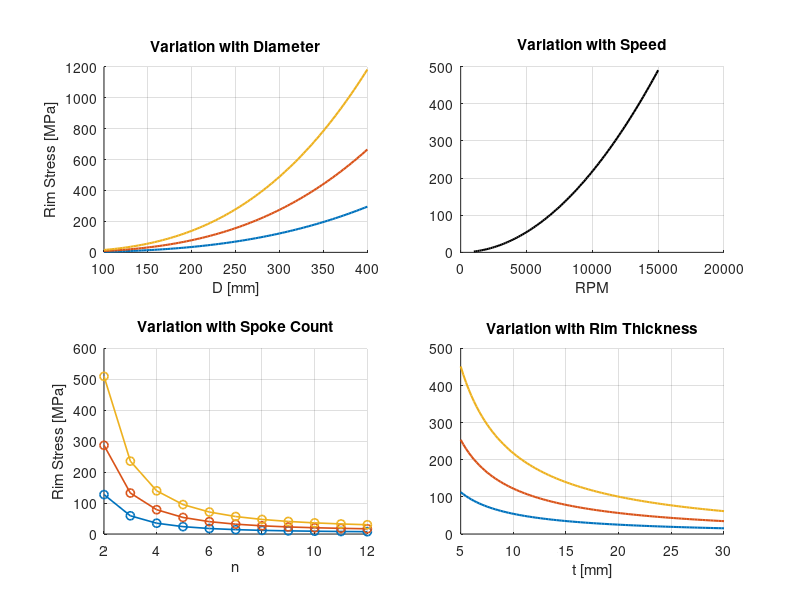

Write the MATLAB code that produced this figure. (Note: this script raises an error after producing the figure.)
% Initial Problem Investigation: Multi-Baseline Rim Stress
clear; clc;

% --- New Nominal Parameters (Regular Scale) ---
rho = 2700; 
D_nom = 0.20;       % 200 mm
t_nom = 0.015;      % 15 mm
n_nom = 4;
RPM_nom = 6000;
Omega_nom = RPM_nom * (2*pi/60);

% --- Baselines to Compare ---
Omega_list = [4000, 6000, 8000] * (2*pi/60); 
colors = {'#0072BD', '#D95319', '#EDB120'}; % Blue, Orange, Yellow
labels = {'4000 RPM', '6000 RPM', '8000 RPM'};

% --- Define Ranges ---
D_vec = linspace(0.10, 0.40, 100); 
W_vec = linspace(1000, 15000, 100) * (2*pi/60); 
n_vec = 2:12;
t_vec = linspace(0.005, 0.030, 100);

figure('Color', 'w', 'Position', [100, 100, 1000, 700]);

for i = 1:3
    O = Omega_list(i);
    
    % 1. Stress vs Diameter (D)
    subplot(2,2,1); hold on;
    R_d = (D_vec - t_nom)/2;
    sig_t = rho * (R_d.^2) * (O^2);
    sig_b = (19.74 * rho * (O^2) * (R_d.^3)) ./ ((n_nom^2) * t_nom);
    plot(D_vec*1000, (sig_t + sig_b)/1e6, 'Color', colors{i}, 'LineWidth', 1.5);
    title('Variation with Diameter'); xlabel('D [mm]'); ylabel('Rim Stress [MPa]'); grid on;

    % 2. Stress vs Rotational Speed (Omega)
    subplot(2,2,2); hold on;
    R_nom = (D_nom - t_nom)/2;
    sig_t = rho * (R_nom^2) * (W_vec.^2);
    sig_b = (19.74 * rho * (W_vec.^2) * (R_nom^3)) ./ ((n_nom^2) * t_nom);
    if i == 2, plot(W_vec * 60 / (2*pi), (sig_t + sig_b)/1e6, 'k', 'LineWidth', 1.5); end
    title('Variation with Speed'); xlabel('RPM'); grid on;

    % 3. Stress vs Number of Spokes (n)
    subplot(2,2,3); hold on;
    sig_t = rho * (R_nom^2) * (O^2);
    sig_b = (19.74 * rho * (O^2) * (R_nom^3)) ./ ((n_vec.^2) * t_nom);
    plot(n_vec, (sig_t + sig_b)/1e6, 'o-', 'Color', colors{i}, 'LineWidth', 1.2);
    title('Variation with Spoke Count'); xlabel('n'); ylabel('Rim Stress [MPa]'); grid on;

    % 4. Stress vs Rim Thickness (t_ring)
    subplot(2,2,4); hold on;
    R_t = (D_nom - t_vec)/2;
    sig_t = rho * (R_t.^2) * (O^2);
    sig_b = (19.74 * rho * (O^2) * (R_t.^3)) ./ ((n_nom^2) .* t_vec);
    plot(t_vec*1000, (sig_t + sig_b)/1e6, 'Color', colors{i}, 'LineWidth', 1.5);
    title('Variation with Rim Thickness'); xlabel('t [mm]'); grid on;
end

% Construct title
title_str = sprintf('Rim Stress Sensitivity | Nominal: D=%dmm, t=%dmm, n=%d, \\rho=%dkg/m^3', ...
    D_nom*1000, t_nom*1000, n_nom, rho);
sgtitle(title_str, 'FontSize', 12, 'FontWeight', 'bold');

lgd = legend(subplot(2,2,4), labels, 'Orientation', 'horizontal');
lgd.Position = [0.4, 0.02, 0.2, 0.03];

% Initial Investigation: Feasible Region (D vs Omega)
D_grid = linspace(0.02, 0.1, 50);
Omega_grid = linspace(500, 15000/2, 50) * (2*pi/60);
[DD, OO] = meshgrid(D_grid, Omega_grid);

% Calculate Energy and Stress for the whole grid
% Simplified Energy: E = 0.5 * J * Omega^2 (Just for visualization)
% Simplified J approx: Mass_rim * R^2
Energy = 0.5 * (rho * pi * DD .* t_nom .* (DD-t_nom)) .* (DD/2).^2 .* OO.^2;
[Stress, ~, ~] = flywheelStressRim(rho, DD, OO, n_nom, t_nom);

figure(2);
[C, h] = contour(D_grid*1000, Omega_grid*60/(2*pi), Energy, 15);
clabel(C, h); hold on;
% Draw the Stress Limit (assuming 150 MPa for Aluminum)
contour(D_grid*1000, Omega_grid*60/(2*pi), Stress/1e6, [150 150], 'r', 'LineWidth', 3);
xlabel('Diameter [mm]'); ylabel('Speed [RPM]');
title('Objective (Energy) and Rim Stress Constraint');
legend('Energy Contours', 'Stress Limit (150 MPa)'); grid on;
